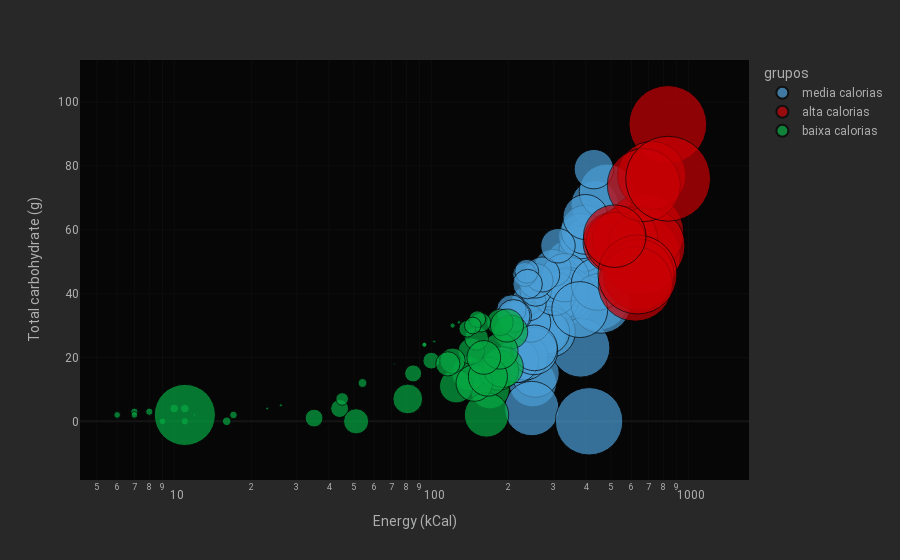

Source (notebook cell):
### Code cell
px.scatter(tabela, x='Energy (kCal)', y='Total carbohydrate (g)',size='Total fat (g)',template='cyborg'
           , color='grupos',hover_name='Menu Items', log_x=True, size_max=60)

### Figure 1 — Plotly figure (JSON) as saved in the notebook; plotly's stock layout.template omitted (floating-point values rounded to 4 significant figures)
{"data": [{"hovertemplate": "<b>%{hovertext}</b><br><br>grupos=media calorias<br>Energy (kCal)=%{x}<br>Total carbohydrate (g)=%{y}<br>Total fat (g)=%{marker.size}<extra></extra>", "hovertext": ["McVeggie™ Burger", "McAloo Tikki Burger®", "Green Chilli Aloo Naan", "Pizza Puff", "Mc chicken Burger", "FILLET-O-FISH Burger", "Mc Spicy Chicken Burger", "American Chicken Burger", "Chicken Kebab Burger", "Green Chilli Kebab naan", "Mc Egg Masala Burger", "Mc Egg Burger for Happy Meal", "McSpicy Fried Chicken 1 pc", "6 piece Chicken McNuggets", "9 piece Chicken McNuggets", "3 piece Chicken Strips", "5 piece Chicken Strips", "Regular Fries", "Medium Fries", "Large Fries", "Medium Wedges", "Large Wedges", "Double Chocochips Muffin", "Vanilla Chocochips Muffin", "Veg McMuffin", "Double Cheese McMuffin", "Spicy Egg McMuffin", "Sausage Mc Muffin", "Sausage Mc Muffin with egg", "Egg McMuffin", "Hot Cake with maple syrup", "Cappuccino (L)", "Latte (L)", "Flat White (R)", "Flat White (L)", "Mocha (R)", "Mocha (L)", "Hot Chocolate (S)", "Hot Chocolate (R)", "Hot Chocolate (L)", "Premium Dark Hot Chocolate", "Double Dark Hot Chocolate", "Cold Coffee Frappe", "Mocha Frappe", "Chocolate Oreo Frappe", "Strawberry Shake", "Chocolate Shake", "Mango Smoothie", "Mixed Berry Smoothie", "American Mud Pie Shake", "Regular Soft Serve: Brownie with Hot Fudge", "Medium Soft Serve: Brownie with Hot Fudge", "Regular Blackforest", "Medium Blackforest", "Regular McFlurry - Oreo", "American Triple Cheese Chicken", "Piri piri Mc Spicy Chicken Burger", "Cheesy Veg Nuggets (6pc)", "Cheesy Veg Nuggets (9pc)", "Large Coca-Cola", "Large Fanta Oragne", "Large Sprite"], "legendgroup": "media calorias", "marker": {"color": "#4b9ed6", "size": [13.83, 11.31, 15.08, 11.44, 15.7, 14.16, 19.36, 22.94, 14.02, 9.32, 12.27, 12.21, 14.29, 14.3, 21.46, 18.57, 28.54, 10.39, 14.7, 20.77, 9.79, 13.55, 17.28, 15.46, 11.78, 12.82, 11.81, 10.81, 15.94, 12.31, 14.02, 12.03, 12.82, 12.02, 14.02, 9.91, 12.01, 7.77, 8.76, 12.84, 5.96, 6.32, 14.73, 15.01, 18.89, 7.44, 7.7, 3.63, 3.59, 12.77, 5.45, 7.46, 5.47, 9.76, 6.81, 22.65, 17.3, 13.09, 19.63, 0, 0, 0], "sizemode": "area", "sizeref": 0.01255, "symbol": "circle"}, "mode": "markers", "name": "media calorias", "orientation": "v", "showlegend": true, "type": "scatter", "x": [402, 339, 356, 228, 400, 348, 451, 446, 357, 230, 290, 282, 248, 254, 381, 246, 411, 224, 317, 449, 280, 387, 341, 329, 309, 273, 278, 281, 290, 283, 432, 219, 232, 215, 251, 244, 302, 239, 296, 383, 214, 255, 331, 397, 481, 255, 270, 231, 235, 398, 205, 311, 237, 429, 209, 457, 443, 252, 378, 217, 256, 237], "xaxis": "x", "y": [56, 50, 46, 24, 47, 38, 46, 38, 47, 31, 32, 31, 12, 15, 23, 4, 0, 27, 38, 54, 39, 54, 40, 40, 38, 29, 31, 28, 28, 28, 68, 19, 20, 19, 22, 31, 40, 37, 48, 58, 33, 41, 45, 60, 72, 44, 46, 46, 47, 64, 35, 55, 43, 79, 33, 37, 43, 23, 35, 54, 64, 59], "yaxis": "y"}, {"hovertemplate": "<b>%{hovertext}</b><br><br>grupos=alta calorias<br>Energy (kCal)=%{x}<br>Total carbohydrate (g)=%{y}<br>Total fat (g)=%{marker.size}<extra></extra>", "hovertext": ["McSpicy™ Paneer Burger", "Spicy Paneer Wrap", "American Veg Burger", "Veg Maharaja Mac", "Spicy Chicken Wrap", "Chicken Maharaja Mac", "Ghee Rice with Mc Spicy Fried Chicken 1 pc", "American Triple Cheese Veg", "Cheese Lava Burger", "Chicken Cheese Lava Burger", "Chunky Chipotle American Burger Chicken", "McSpicy Premium Chicken Burger", "McSpicy Premium Veg Burger", "Piri piri Mc Spicy Veg Burger"], "legendgroup": "alta calorias", "marker": {"color": "#c80004", "size": [39.45, 39.1, 23.45, 37.94, 26.89, 36.69, 29.2, 23.16, 33.48, 45.18, 31.51, 34.65, 39.21, 24.53], "sizemode": "area", "sizeref": 0.01255, "symbol": "circle"}, "mode": "markers", "name": "alta calorias", "orientation": "v", "showlegend": true, "type": "scatter", "x": [652, 674, 512, 832, 567, 689, 720, 524, 671, 834, 641, 622, 634, 517], "xaxis": "x", "y": [52, 59, 56, 93, 57, 55, 77, 56, 74, 76, 46, 43, 46, 58], "yaxis": "y"}, {"hovertemplate": "<b>%{hovertext}</b><br><br>grupos=baixa calorias<br>Energy (kCal)=%{x}<br>Total carbohydrate (g)=%{y}<br>Total fat (g)=%{marker.size}<extra></extra>", "hovertext": ["4 piece Chicken McNuggets", "2 piece Chicken Strips", "Regular Wedges", "L1 Coffee", "L1 Coffee with milk", "Hash Brown", "Espresso", "Espresso Machiato", "Americano (S)", "Americano (R)", "Americano (L)", "Cappuccino (S)", "Cappuccino (R)", "Latte (S)", "Latte (R)", "Flat White (S)", "Mocha (S)", "Babycino", "English Breakfast (S)", "English Breakfast (R)", "English Breakfast (L)", "Moroccon Mint Green Tea (S)", "Moroccon Mint Green Tea (R)", "Moroccon Mint Green Tea (L)", "Strawberry Green Tea (S)", "Strawberry Green Tea (R)", "Strawberry Green Tea (L)", "Lemon Ice Tea", "Strawberry Ice Tea", "Green Apple Ice Tea", "Iced Coffee", "Raw Mango Cooler", "Mix Berry Cooler", "Sweet Lime Beverage", "Iced Americano", "Soft serve cone", "McSwirl ChocoDip", "Regular Soft Serve: Hot Fudge", "Medium Soft Serve: Hot Fudge", "Regular Soft Serve: Strawberry", "Medium Soft Serve: Strawberry", "Small McFlurry - Oreo", "Small Coca-Cola", "Medium Coca-Cola", "Small Fanta Oragne", "Medium Fanta Orange", "Small Thums-up", "Medium Thums-up", "Large Thums-up", "Small Sprite", "Medium Sprite", "Coke Float", "Fanta Float", "Sprite Float", "Coke Zero Can", "Vedica Natural Mineral Water", "Mustard diping sauce", "BBQ diping sauce", "Chilli Sauce", "Piri Piri Mix", "Tomato Ketchup Sachets", "Maple Syrup", "Cheese Slice", "Sweet Corn", "Mixed Fruit Beverage"], "legendgroup": "baixa calorias", "marker": {"color": "#06a843", "size": [9.54, 12.38, 7.15, 0, 2, 7.32, 0.03, 2.02, 0.03, 0.05, 0.06, 7.01, 10.02, 8.41, 10.42, 9.6, 8.2, 4.38, 0.28, 0.33, 0.46, 0.28, 0.33, 0.46, 0.28, 0.33, 0.46, 0.17, 0.16, 0.16, 4.45, 0.04, 0.04, 0.08, 3.57, 1.82, 7.14, 4.02, 6.87, 1.77, 2.36, 3.7, 0, 0, 0, 0, 0, 0, 0, 0, 0, 1.75, 1.75, 1.75, 0, 0, 5.57, 0.49, 0.01, 0.36, 23.45, 0, 3.99, 1, 0.02], "sizemode": "area", "sizeref": 0.01255, "symbol": "circle"}, "mode": "markers", "name": "baixa calorias", "orientation": "v", "showlegend": true, "type": "scatter", "x": [169, 164, 204, 6, 35, 140, 12, 44, 12, 23, 26, 125, 183, 147, 190, 166, 185, 143, 9, 11, 16, 6, 7, 10, 7, 8, 11, 121, 94, 94, 185, 102, 103, 128, 150, 85, 160, 121, 197, 100, 156, 116, 109, 151, 129, 178, 99, 137, 197, 119, 165, 138, 151, 145, 0, 0, 81, 54, 8, 17, 11, 86, 51, 45, 72], "xaxis": "x", "y": [10, 2, 28, 1, 1, 15, 2, 4, 2, 4, 5, 11, 16, 12, 17, 14, 22, 22, 0, 0, 0, 2, 3, 4, 2, 3, 4, 30, 24, 24, 31, 25, 25, 31, 26, 15, 20, 19, 30, 19, 31, 18, 27, 37, 32, 44, 24, 34, 49, 29, 41, 29, 32, 30, 0, 0, 7, 12, 1, 2, 2, 21, 0, 7, 18], "yaxis": "y"}], "layout": {"legend": {"itemsizing": "constant", "title": {"text": "grupos"}, "tracegroupgap": 0}, "margin": {"t": 60}, "xaxis": {"anchor": "y", "domain": [0, 1], "title": {"text": "Energy (kCal)"}, "type": "log"}, "yaxis": {"anchor": "x", "domain": [0, 1], "title": {"text": "Total carbohydrate (g)"}}}}
